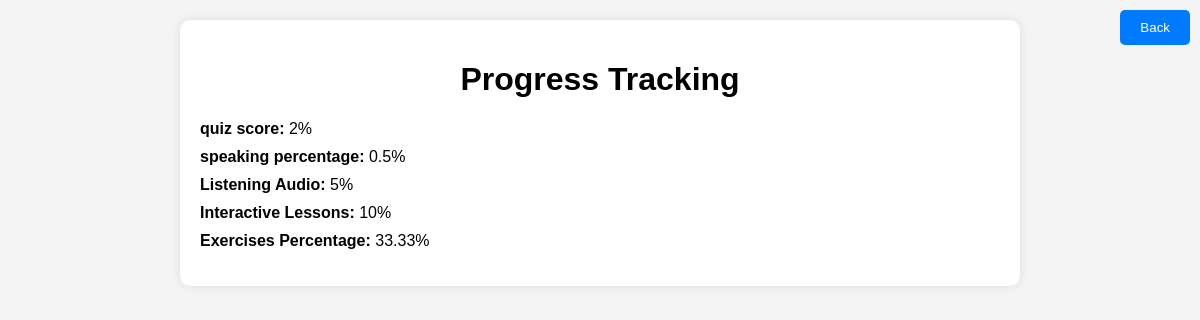
Before: /progresstracking (signed in) with the older database file.
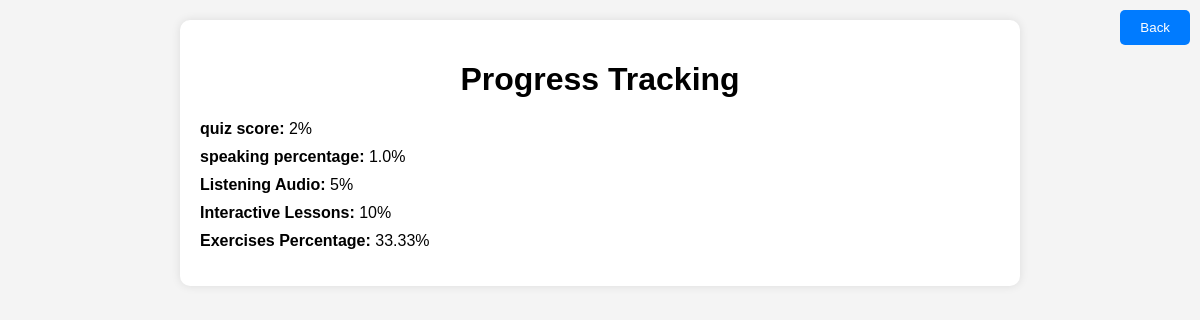
After: the same page with the newer database file.
### models.py (models this page shows)
class User(db.Model):
    id = db.Column(db.Integer, primary_key=True)
    name = db.Column(db.String(80), nullable=False)
    email = db.Column(db.String(120), unique=True, nullable=False)
    password = db.Column(db.String(80), nullable=False)
    score = db.Column(db.Integer, default=0)
    percentage = db.Column(db.Float, default=0.0)
    exercise_percentage = db.Column(db.Float, nullable=False)
    audio_completed = db.Column(db.Integer, default=0)
    lessons_completed = db.Column(db.Integer, default=0)

### app.py (the view)
@app.route('/progresstracking')
def progress():
    user_name = session.get('user_name')
    if user_name:
        user = User.query.filter_by(name=user_name).first()
        if user:
            total_categories = 5
            total_completed = (
                (user.score or 0) +
                (user.percentage or 0) +
                (user.audio_completed or 0) +
                (user.lessons_completed or 0) +
                (user.exercise_percentage or 0)
            )
            progress_percentage = (total_completed / total_categories ) * 100
            progress_data = {
                'quiz score': user.score,
                'speaking percentage': user.percentage,
                'Listening Audio': user.audio_completed,
                'Interactive Lessons': user.lessons_completed,
                'Exercises Percentage': user.exercise_percentage,
            }
            return render_template('progresstracking.html', progress_data=progress_data)
        else:
            return "User not found."
    else:
        return "User not logged in. <a href='/'>Log in</a>."

### templates/progresstracking.html (shortened to what this page needs)
<!DOCTYPE html>
<html lang="en">
<head>
</head>
<body>
    <div class="container">
        <h1>Progress Tracking</h1>
        <ul class="progress-list">
            {% for category, progress in progress_data.items() %}
                <li class="progress-item">
                    <span class="progress-label">{{ category }}:</span> {{ progress }}%
                </li>
            {% endfor %}
        </ul>
    </div>
    <div>
        <button class="back-button" ><a href="/success" style="text-decoration: none; color: inherit;">Back</a></button>
    </div>
</body>
</html>

### templates/progresstracking.html (style rules this page uses)
body { font-family: Arial, sans-serif; margin: 0; padding: 20px; background-color: #f4f4f4; }
.container { max-width: 800px; margin: 0 auto; background-color: #fff; padding: 20px; border-radius: 10px; box-shadow: 0 0 10px rgba(0, 0, 0, 0.1); }
h1 { text-align: center; }
.progress-list { list-style-type: none; padding: 0; }
.progress-item { margin-bottom: 10px; }
.progress-label { font-weight: bold; }
.back-button { position: absolute; top: 10px; right: 10px; background-color: #007bff; color: white; padding: 10px 20px; border: none; border-radius: 5px; cursor: pointer; }

Changed rows visible on the page:
changed User: percentage "0.5" → "1.0"
